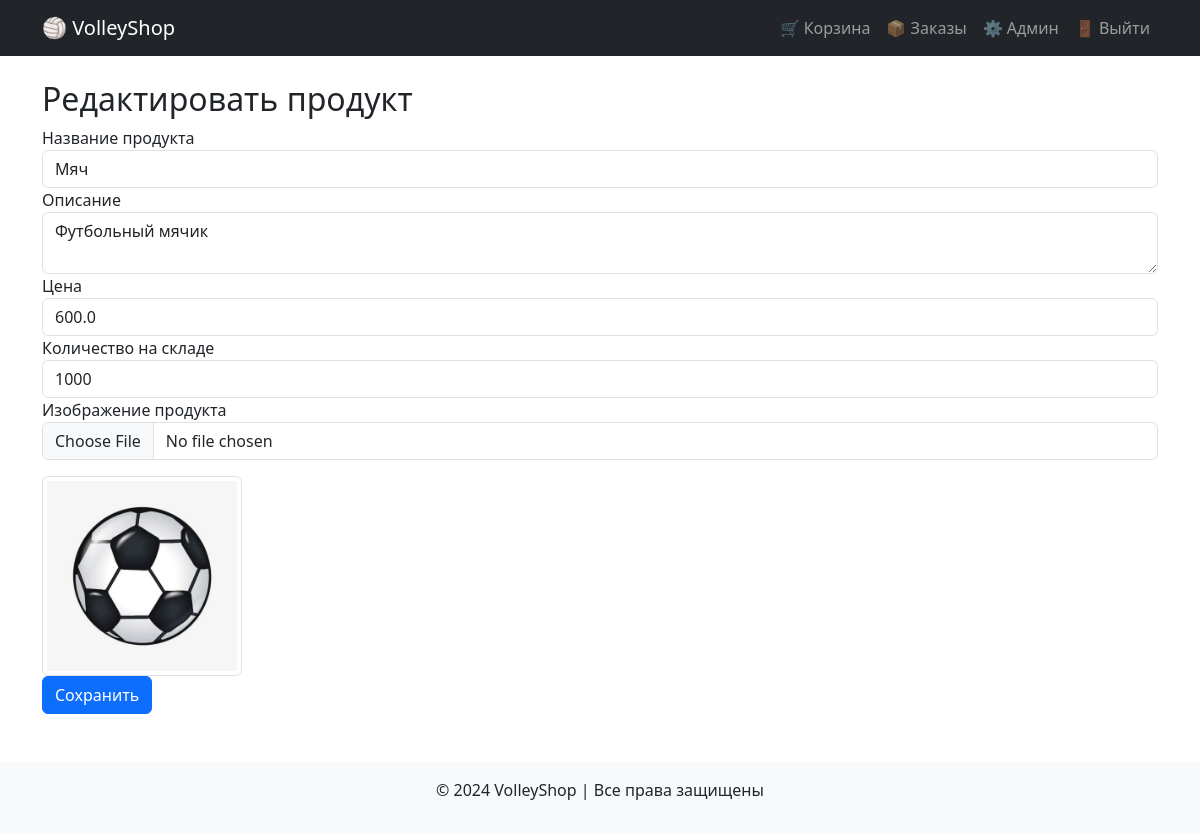
The page /admin/product/1 (signed in) on the database as committed earlier.
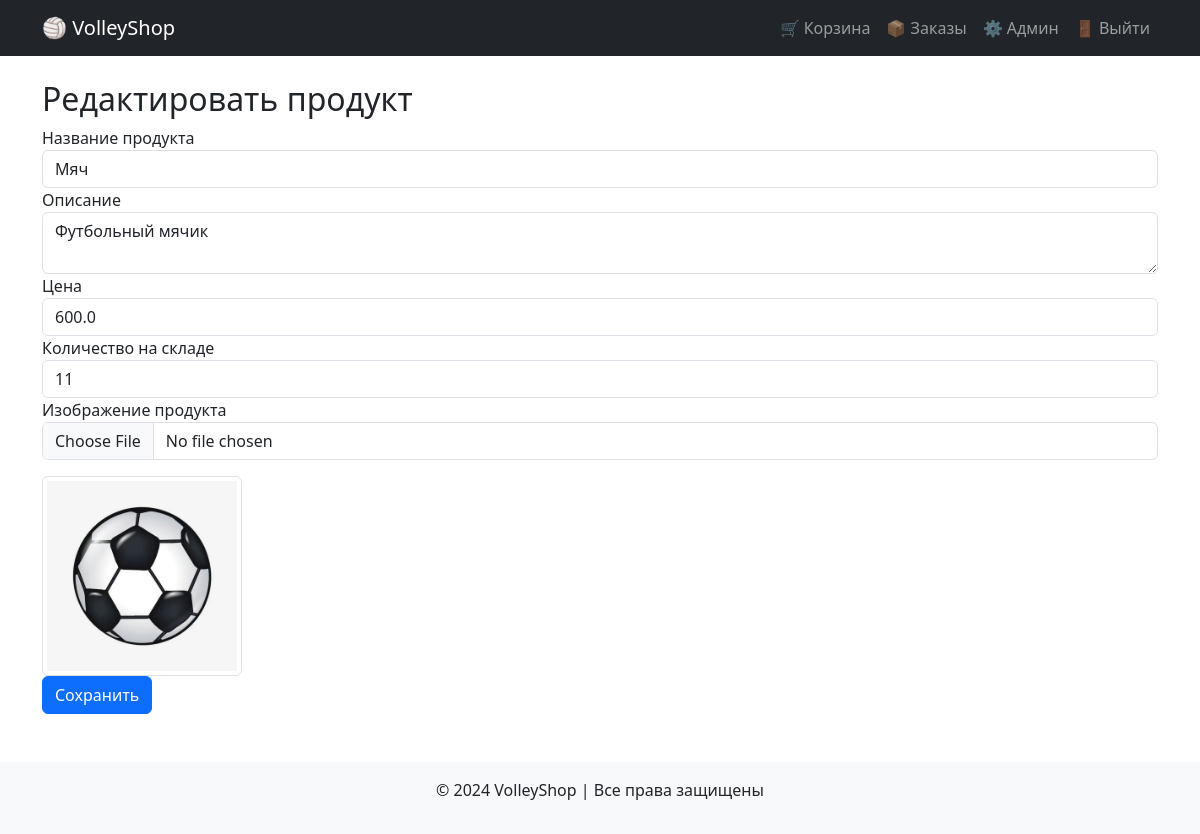
The same page on the database as committed later.
### models.py (models this page shows, shortened)
class Product(db.Model):
    id = db.Column(db.Integer, primary_key=True)
    name = db.Column(db.String(255), nullable=False)
    description = db.Column(db.Text, nullable=False)
    price = db.Column(db.Float, nullable=False)
    stock = db.Column(db.Integer, default=0)  # Количество на складе
    image = db.Column(db.String(255), nullable=True, default="default.jpg")  # Путь к изображению
    order_items = db.relationship('OrderItem', backref='product', lazy=True)

### routes.py (the view, shortened to what this page needs)
@app_routes.route('/admin/product/<int:product_id>', methods=['GET', 'POST'])
@login_required
def product_detail_admin(product_id):
    if current_user.role != "admin":
        flash('Доступ запрещен!', 'danger')
        return redirect(url_for('app_routes.home'))
    product = Product.query.get_or_404(product_id)
    return render_template('product_detail_admin.html', product=product)

### app.py (called while the page is built)
@login_manager.user_loader
def load_user(user_id):
    return User.query.get(int(user_id))

### templates/product_detail_admin.html (shortened to what this page needs)
{% extends "layout.html" %}
{% block content %}
    <h2>Редактировать продукт</h2>
    <form method="POST" enctype="multipart/form-data">
        <div class="form-group">
            <label for="name">Название продукта</label>
            <input type="text" id="name" name="name" value="{{ product.name }}" class="form-control">
        </div>
        <div class="form-group">
            <label for="description">Описание</label>
            <textarea id="description" name="description" class="form-control">{{ product.description }}</textarea>
        </div>
        <div class="form-group">
            <label for="price">Цена</label>
            <input type="text" id="price" name="price" value="{{ product.price }}" class="form-control">
        </div>
        <div class="form-group">
            <label for="stock">Количество на складе</label>
            <input type="number" id="stock" name="stock" value="{{ product.stock }}" class="form-control">
        </div>
        <div class="form-group">
            <label for="image">Изображение продукта</label>
            <input type="file" id="image" name="image" class="form-control">
            {% if product.image %}
                <img src="{{ url_for('static', filename='images/' + product.image) }}" alt="Product Image" class="img-thumbnail mt-3" style="max-width: 200px;">
            {% endif %}
        </div>
        <button type="submit" class="btn btn-primary">Сохранить</button>
    </form>
{% endblock %}

### templates/layout.html (shortened to what this page needs)
<!DOCTYPE html>
<html lang="ru">
<head>
    <link rel="stylesheet" href="https://cdn.jsdelivr.net/npm/bootstrap@5.3.0/dist/css/bootstrap.min.css">
</head>
<body>
    <nav class="navbar navbar-expand-lg navbar-dark bg-dark">
        <div class="container">
            <a class="navbar-brand" href="{{ url_for('app_routes.home') }}">🏐 VolleyShop</a>
            <div class="collapse navbar-collapse">
                <ul class="navbar-nav ms-auto">
                    {% if current_user.is_authenticated %}
                        <li class="nav-item"><a class="nav-link" href="{{ url_for('app_routes.cart') }}">🛒 Корзина</a></li>
                        <li class="nav-item"><a class="nav-link" href="{{ url_for('app_routes.orders') }}">📦 Заказы</a></li>
                        {% if current_user.role == 'admin' %}
                            <li class="nav-item"><a class="nav-link" href="{{ url_for('app_routes.admin_panel') }}">⚙️ Админ</a></li>
                        {% endif %}
                        <li class="nav-item"><a class="nav-link" href="{{ url_for('app_routes.logout') }}">🚪 Выйти</a></li>
                    {% else %}
                        <li class="nav-item"><a class="nav-link" href="{{ url_for('app_routes.login') }}">🔑 Вход</a></li>
                        <li class="nav-item"><a class="nav-link" href="{{ url_for('app_routes.register') }}">📝 Регистрация</a></li>
                    {% endif %}
                </ul>
            </div>
        </div>
    </nav>
    <div class="container mt-4">
        {% block content %}{% endblock %}
    </div>
    <footer class="text-center mt-5 py-3 bg-light">
        <p>&copy; 2024 VolleyShop | Все права защищены</p>
    </footer>
</body>
</html>

Rows that differ between the two databases and show on the page:
changed Product "Мяч": stock "1000" → "11"
